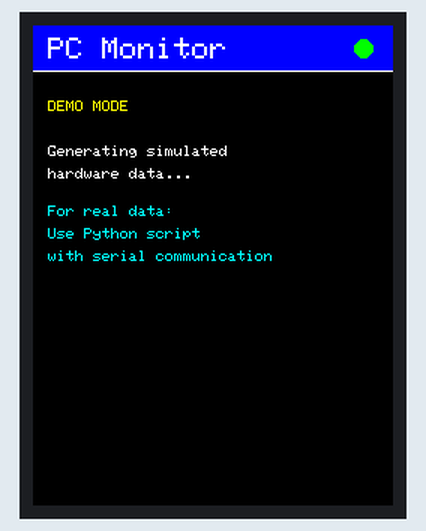
Simulated run of this sketch. Board: Arduino Uno, built with avr-gcc and run on an emulated ATmega328P. Parts: 240×320 colour display. Random numbers use the default seed unless the sketch sets one; what the sketch prints to the serial monitor is not drawn.

Above: at 0.3 s.
At 2.4 s:
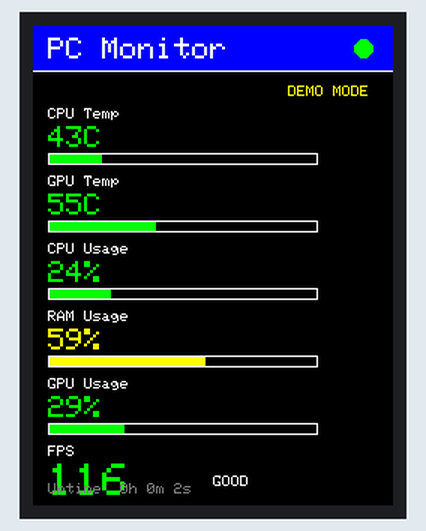
At 11.3 s:
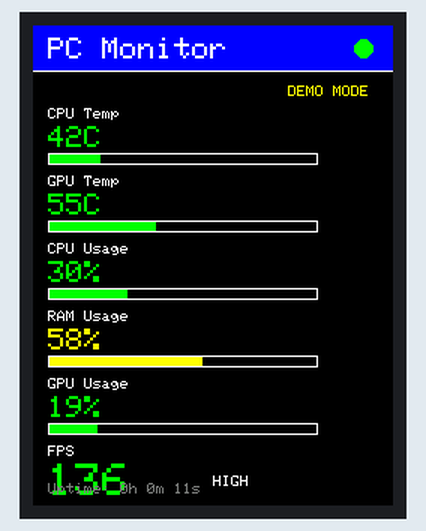
At 20.8 s:
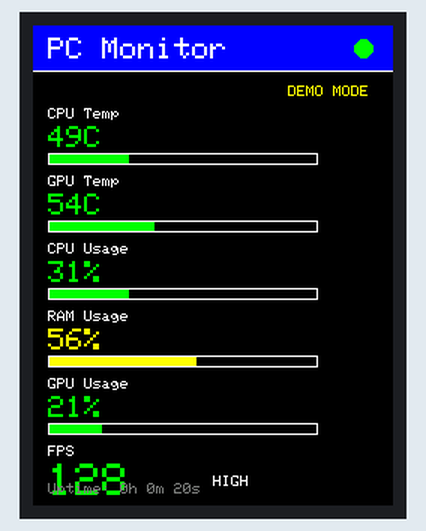
At 29.7 s:
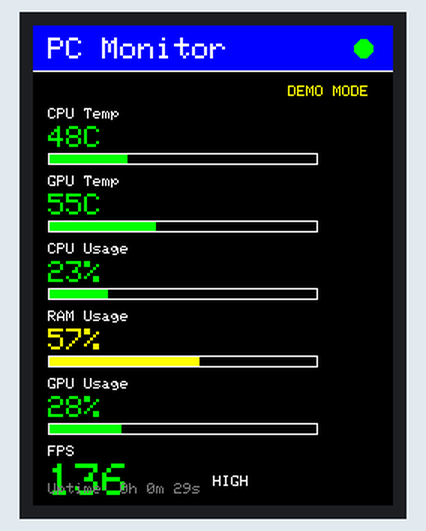
At 39.3 s:
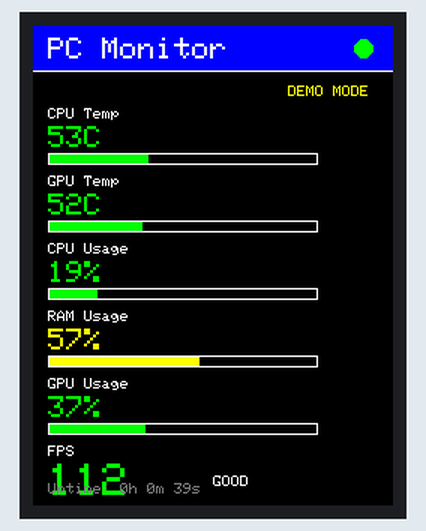

The sketch:

hard-montoring.ino
```cpp
/*
 * Standalone Arduino PC Hardware Monitor
 * Generates simulated hardware data WITHOUT Python script
 * Displays on ILI9341 TFT LCD (240x320)
 *
 * NOTE: This generates FAKE data for demonstration
 * Real PC hardware data requires communication with PC
 *
 * Wiring for ILI9341 (SPI):
 * VCC -> 3.3V or 5V
 * GND -> GND
 * CS  -> Pin 10
 * RST -> Pin 9
 * DC  -> Pin 8
 * MOSI-> Pin 11
 * SCK -> Pin 13
 * LED -> 3.3V (backlight)
 */

#include <SPI.h>
#include <Adafruit_GFX.h>
#include <Adafruit_ILI9341.h>

// TFT display pins
#define TFT_CS    10
#define TFT_RST   9
#define TFT_DC    8

// Create display object
Adafruit_ILI9341 tft = Adafruit_ILI9341(TFT_CS, TFT_DC, TFT_RST);

// Colors
#define BLACK     0x0000
#define WHITE     0xFFFF
#define RED       0xF800
#define GREEN     0x07E0
#define BLUE      0x001F
#define YELLOW    0xFFE0
#define CYAN      0x07FF
#define MAGENTA   0xF81F
#define ORANGE    0xFD20
#define DARKGREY  0x7BEF
#define LIGHTGREY 0xC618

// Hardware data structure
struct HardwareData {
  int cpuTemp;
  int gpuTemp;
  int cpuUsage;
  int ramUsage;
  int gpuUsage;
  int fps;
  unsigned long lastUpdate;
};

HardwareData hwData = {45, 55, 25, 60, 35, 120, 0};

// Display settings
const int DISPLAY_WIDTH = 240;
const int DISPLAY_HEIGHT = 320;
const int HEADER_HEIGHT = 30;
const int SECTION_HEIGHT = 45;
const int BAR_WIDTH = 180;
const int BAR_HEIGHT = 20;

// Timing
unsigned long lastDisplayUpdate = 0;
unsigned long lastDataUpdate = 0;
const unsigned long DISPLAY_UPDATE_INTERVAL = 500; // Update display every 500ms
const unsigned long DATA_UPDATE_INTERVAL = 1000;   // Update data every 1 second

// Simulation variables
float cpuTempBase = 45.0;
float gpuTempBase = 55.0;
float cpuUsageBase = 25.0;
float ramUsageBase = 60.0;
float gpuUsageBase = 35.0;
float fpsBase = 120.0;

void setup() {
  Serial.begin(9600);

  // Initialize TFT display
  tft.begin();
  tft.setRotation(0); // Portrait mode
  tft.fillScreen(BLACK);

  // Draw initial screen
  drawHeader();
  drawWelcomeMessage();

  Serial.println("Standalone Arduino PC Hardware Monitor");
  Serial.println("Generating simulated hardware data...");

  // Initialize random seed
  randomSeed(analogRead(0));

  delay(2000); // Show welcome message for 2 seconds
}

void loop() {
  // Update simulated data
  if (millis() - lastDataUpdate > DATA_UPDATE_INTERVAL) {
    updateSimulatedData();
    lastDataUpdate = millis();
  }

  // Update display
  if (millis() - lastDisplayUpdate > DISPLAY_UPDATE_INTERVAL) {
    updateDisplay();
    lastDisplayUpdate = millis();
  }
}

void updateSimulatedData() {
  // Simulate realistic hardware behavior

  // CPU Temperature: varies between 35-80°C
  cpuTempBase += random(-3, 4) * 0.5;
  cpuTempBase = constrain(cpuTempBase, 35, 80);
  hwData.cpuTemp = (int)cpuTempBase;

  // GPU Temperature: varies between 45-85°C
  gpuTempBase += random(-3, 4) * 0.5;
  gpuTempBase = constrain(gpuTempBase, 45, 85);
  hwData.gpuTemp = (int)gpuTempBase;

  // CPU Usage: varies between 10-95%
  cpuUsageBase += random(-10, 11) * 0.3;
  cpuUsageBase = constrain(cpuUsageBase, 10, 95);
  hwData.cpuUsage = (int)cpuUsageBase;

  // RAM Usage: varies between 40-90%
  ramUsageBase += random(-5, 6) * 0.2;
  ramUsageBase = constrain(ramUsageBase, 40, 90);
  hwData.ramUsage = (int)ramUsageBase;

  // GPU Usage: varies between 0-100%
  gpuUsageBase += random(-15, 16) * 0.4;
  gpuUsageBase = constrain(gpuUsageBase, 0, 100);
  hwData.gpuUsage = (int)gpuUsageBase;

  // FPS: varies between 30-144, influenced by GPU usage
  if (hwData.gpuUsage > 80) {
    fpsBase = 30 + random(0, 20); // Heavy load = lower FPS
  } else if (hwData.gpuUsage > 50) {
    fpsBase = 60 + random(0, 30); // Medium load
  } else {
    fpsBase = 100 + random(0, 44); // Light load = higher FPS
  }
  hwData.fps = (int)fpsBase;

  hwData.lastUpdate = millis();

  // Debug output
  Serial.print("CPU: ");
  Serial.print(hwData.cpuTemp);
  Serial.print("°C (");
  Serial.print(hwData.cpuUsage);
  Serial.print("%), GPU: ");
  Serial.print(hwData.gpuTemp);
  Serial.print("°C (");
  Serial.print(hwData.gpuUsage);
  Serial.print("%), RAM: ");
  Serial.print(hwData.ramUsage);
  Serial.print("%, FPS: ");
  Serial.println(hwData.fps);
}

void drawHeader() {
  tft.fillRect(0, 0, DISPLAY_WIDTH, HEADER_HEIGHT, BLUE);
  tft.setTextColor(WHITE);
  tft.setTextSize(2);
  tft.setCursor(10, 8);
  tft.println("PC Monitor");

  // Draw simulated connection status (always green)
  tft.fillCircle(DISPLAY_WIDTH - 20, 15, 6, GREEN);

  // Draw separator line
  tft.drawLine(0, HEADER_HEIGHT, DISPLAY_WIDTH, HEADER_HEIGHT, WHITE);
}

void drawWelcomeMessage() {
  tft.setTextColor(YELLOW);
  tft.setTextSize(1);
  tft.setCursor(10, 50);
  tft.println("DEMO MODE");

  tft.setTextColor(WHITE);
  tft.setCursor(10, 80);
  tft.println("Generating simulated");
  tft.setCursor(10, 95);
  tft.println("hardware data...");

  tft.setTextColor(CYAN);
  tft.setCursor(10, 120);
  tft.println("For real data:");
  tft.setCursor(10, 135);
  tft.println("Use Python script");
  tft.setCursor(10, 150);
  tft.println("with serial communication");
}

void updateDisplay() {
  // Clear main area (keep header)
  tft.fillRect(0, HEADER_HEIGHT + 1, DISPLAY_WIDTH, DISPLAY_HEIGHT - HEADER_HEIGHT - 1, BLACK);

  int yPos = HEADER_HEIGHT + 10;

  // Draw "DEMO MODE" indicator
  tft.setTextColor(YELLOW);
  tft.setTextSize(1);
  tft.setCursor(DISPLAY_WIDTH - 70, yPos);
  tft.println("DEMO MODE");
  yPos += 15;

  // CPU Temperature
  yPos += drawMetric("CPU Temp", hwData.cpuTemp, "C", yPos, true);

  // GPU Temperature
  yPos += drawMetric("GPU Temp", hwData.gpuTemp, "C", yPos, true);

  // CPU Usage
  yPos += drawMetric("CPU Usage", hwData.cpuUsage, "%", yPos, false);

  // RAM Usage
  yPos += drawMetric("RAM Usage", hwData.ramUsage, "%", yPos, false);

  // GPU Usage
  yPos += drawMetric("GPU Usage", hwData.gpuUsage, "%", yPos, false);

  // FPS
  drawFPS(yPos);

  // Draw uptime
  drawUptime();
}

int drawMetric(String label, int value, String unit, int yPos, bool isTemperature) {
  // Draw label
  tft.setTextColor(WHITE);
  tft.setTextSize(1);
  tft.setCursor(10, yPos);
  tft.print(label);

  // Draw value
  tft.setTextSize(2);
  tft.setCursor(10, yPos + 12);

  // Color based on value
  uint16_t color = getValueColor(value, isTemperature);
  tft.setTextColor(color);
  tft.print(value);
  tft.print(unit);

  // Draw progress bar
  if (!isTemperature) {
    drawProgressBar(10, yPos + 30, BAR_WIDTH, 8, value, 100);
  } else {
    // For temperature, show bar from 30-90°C range
    int tempPercent = map(constrain(value, 30, 90), 30, 90, 0, 100);
    drawProgressBar(10, yPos + 30, BAR_WIDTH, 8, tempPercent, 100);
  }

  return SECTION_HEIGHT;
}

void drawFPS(int yPos) {
  tft.setTextColor(WHITE);
  tft.setTextSize(1);
  tft.setCursor(10, yPos);
  tft.print("FPS");

  tft.setTextSize(3);
  tft.setCursor(10, yPos + 12);

  // FPS color coding
  uint16_t fpsColor = GREEN;
  if (hwData.fps < 30) fpsColor = RED;
  else if (hwData.fps < 60) fpsColor = YELLOW;

  tft.setTextColor(fpsColor);
  tft.print(hwData.fps);

  // Draw FPS category
  tft.setTextSize(1);
  tft.setTextColor(WHITE);
  tft.setCursor(120, yPos + 20);
  if (hwData.fps >= 120) tft.print("HIGH");
  else if (hwData.fps >= 60) tft.print("GOOD");
  else if (hwData.fps >= 30) tft.print("OK");
  else tft.print("LOW");
}

void drawProgressBar(int x, int y, int width, int height, int value, int maxValue) {
  int fillWidth = map(value, 0, maxValue, 0, width);

  // Draw border
  tft.drawRect(x, y, width, height, WHITE);

  // Draw filled portion
  uint16_t fillColor = getValueColor(value, false);
  if (fillWidth > 2) {
    tft.fillRect(x + 1, y + 1, fillWidth - 2, height - 2, fillColor);
  }

  // Draw empty portion
  if (fillWidth < width - 1) {
    tft.fillRect(x + fillWidth, y + 1, width - fillWidth - 1, height - 2, BLACK);
  }
}

uint16_t getValueColor(int value, bool isTemperature) {
  if (isTemperature) {
    // Temperature color coding
    if (value >= 80) return RED;
    else if (value >= 70) return ORANGE;
    else if (value >= 60) return YELLOW;
    else return GREEN;
  } else {
    // Usage percentage color coding
    if (value >= 90) return RED;
    else if (value >= 70) return ORANGE;
    else if (value >= 50) return YELLOW;
    else return GREEN;
  }
}

void drawUptime() {
  unsigned long uptimeSeconds = millis() / 1000;
  unsigned long uptimeMinutes = uptimeSeconds / 60;
  unsigned long uptimeHours = uptimeMinutes / 60;

  uptimeSeconds %= 60;
  uptimeMinutes %= 60;

  tft.setTextColor(DARKGREY);
  tft.setTextSize(1);
  tft.setCursor(10, DISPLAY_HEIGHT - 15);
  tft.print("Uptime: ");
  tft.print(uptimeHours);
  tft.print("h ");
  tft.print(uptimeMinutes);
  tft.print("m ");
  tft.print(uptimeSeconds);
  tft.print("s");
}

// Alternative function to read REAL data from serial
void readRealDataFromSerial() {
  if (Serial.available()) {
    String data = Serial.readStringUntil('\n');
    data.trim();

    if (data.length() > 0) {
      parseRealData(data);
    }
  }
}

void parseRealData(String data) {
  // Parse CSV format: CPU_Temp,GPU_Temp,CPU_Usage,RAM_Usage,GPU_Usage,FPS
  int values[6];
  int valueIndex = 0;
  int lastIndex = 0;

  // Split by comma
  for (int i = 0; i <= data.length(); i++) {
    if (data.charAt(i) == ',' || i == data.length()) {
      if (valueIndex < 6) {
        String valueStr = data.substring(lastIndex, i);
        values[valueIndex] = valueStr.toInt();
        valueIndex++;
        lastIndex = i + 1;
      }
    }
  }

  // Update hardware data if we got all 6 values
  if (valueIndex == 6) {
    hwData.cpuTemp = constrain(values[0], 0, 100);
    hwData.gpuTemp = constrain(values[1], 0, 100);
    hwData.cpuUsage = constrain(values[2], 0, 100);
    hwData.ramUsage = constrain(values[3], 0, 100);
    hwData.gpuUsage = constrain(values[4], 0, 100);
    hwData.fps = constrain(values[5], 0, 999);
    hwData.lastUpdate = millis();

    Serial.println("Real data received from PC!");
  }
}
```

Measured:
- what the display in image 1 shows lasts 0.5 s, from 2.4 s to 2.9 s
